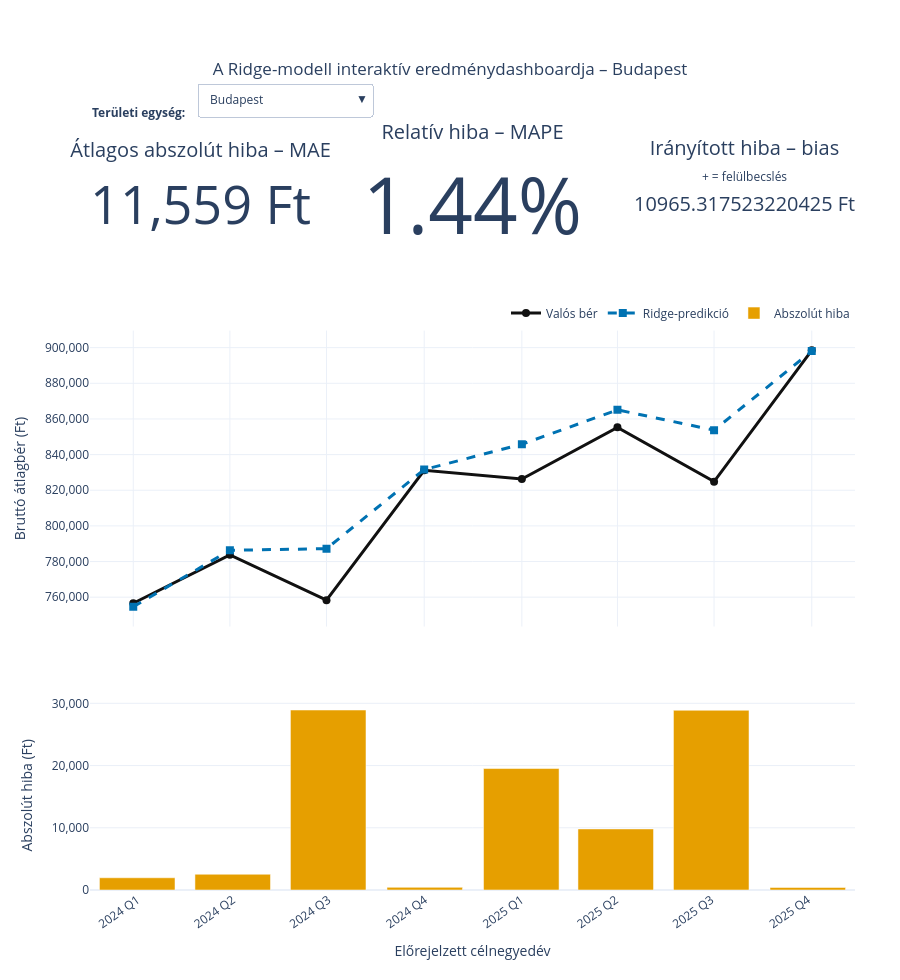

This figure's notebook cell:
### Code cell
dashboard_buttons = []


for region_name in region_order:

    visibility_mask = [
        False
    ] * len(fig_dashboard.data)


    for trace_index in (
        dashboard_trace_indices[
            region_name
        ]
    ):
        visibility_mask[
            trace_index
        ] = True


    dashboard_buttons.append(
        {
            "label": region_name,
            "method": "update",

            "args": [
                {
                    "visible":
                        visibility_mask
                },

                {
                    "title.text": (
                        "A Ridge-modell interaktív "
                        "eredménydashboardja – "
                        + region_name
                    ),

                    "yaxis.autorange": True,
                    "yaxis2.autorange": True
                }
            ]
        }
    )


fig_dashboard.update_layout(
    template="plotly_white",

    title={
        "text": (
            "A Ridge-modell interaktív "
            "eredménydashboardja – "
            + DEFAULT_REGION
        ),
        "x": 0.5,
        "xanchor": "center"
    },

    updatemenus=[
        {
            "buttons": dashboard_buttons,
            "active": 0,
            "direction": "down",
            "showactive": True,
            "x": 0.14,
            "y": 1.09,
            "xanchor": "left",
            "yanchor": "top"
        }
    ],

    annotations=[
        {
            "text": "<b>Területi egység:</b>",
            "x": 0,
            "y": 1.065,
            "xref": "paper",
            "yref": "paper",
            "showarrow": False,
            "xanchor": "left"
        }
    ],

    legend={
        "orientation": "h",
        "x": 1,
        "y": 0.76,
        "xanchor": "right",
        "yanchor": "bottom"
    },

    hovermode="x unified",

    barmode="group",

    margin={
        "l": 90,
        "r": 45,
        "t": 150,
        "b": 90
    },

    height=980
)


# IDŐSOROS PANEL TENGELYEI

fig_dashboard.update_yaxes(
    title_text="Bruttó átlagbér (Ft)",
    tickformat=",.0f",
    autorange=True,
    row=2,
    col=1
)


fig_dashboard.update_xaxes(
    tickmode="array",
    tickvals=target_dates["Cél_Dátum"],
    ticktext=target_dates["Negyedév"],
    showticklabels=False,
    row=2,
    col=1
)


# HIBAPANEL TENGELYEI

fig_dashboard.update_yaxes(
    title_text="Abszolút hiba (Ft)",
    tickformat=",.0f",
    rangemode="tozero",
    row=3,
    col=1
)


fig_dashboard.update_xaxes(
    title_text="Előrejelzett célnegyedév",
    tickmode="array",
    tickvals=target_dates["Cél_Dátum"],
    ticktext=target_dates["Negyedév"],
    tickangle=-35,
    row=3,
    col=1
)


# SZERKEZETI ELLENŐRZÉSEK

assert len(fig_dashboard.data) == 120
assert len(dashboard_buttons) == 20

assert all(
    len(
        dashboard_trace_indices[
            region_name
        ]
    )
    ==
    6

    for region_name in region_order
)

assert all(
    sum(
        button["args"][0]["visible"]
    )
    ==
    6

    for button in dashboard_buttons
)


fig_dashboard.show()
